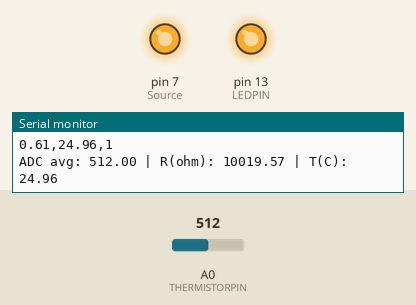
Bench run of a sketch on a simulated Arduino Uno, built with avr-gcc and run on an emulated ATmega328P. Shown: output pins drawn as LEDs (lit = HIGH), the last lines printed to the serial monitor. The inputs (shaded band) are chosen by the test bench; at power-on: A0 (THERMISTORPIN) = 512.

Above: at 1.2 s.
1.3 s: A0 (THERMISTORPIN) set to 81
2.9 s: A0 (THERMISTORPIN) set to 69
At 4.5 s:
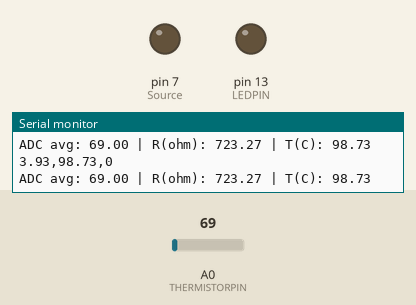
4.8 s: A0 (THERMISTORPIN) set to 2
7.8 s: A0 (THERMISTORPIN) set to 0
At 9.0 s:
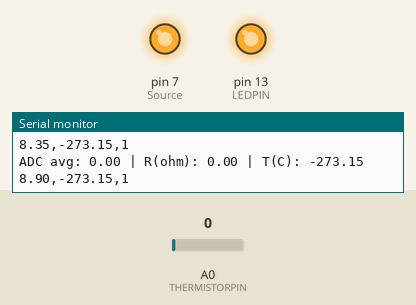
Timing chart, 0 to 10.8 s (numbered marks = the images above; inputs shaded):
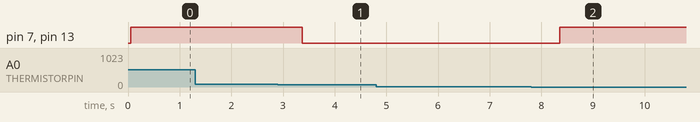

Measured:
- the behaviour switches between 76 and 75 on A0 (THERMISTORPIN) (found by bisection; images 0 and 1)
- the behaviour switches between 1 and 0 on A0 (THERMISTORPIN) (found by bisection; images 1 and 2)
- after the input at 2.9 s, pin 7 (Source), pin 13 (LEDPIN): HIGH → LOW after 0.47 s
- after the input at 7.8 s, pin 7 (Source), pin 13 (LEDPIN): LOW → HIGH after 0.55 s

The sketch:

section102_MEAM3480.ino
```cpp
#include <math.h>

#define THERMISTORPIN A0
#define THERMISTORNOMINAL 10000
#define TEMPERATURENOMINAL 25
#define NUMSAMPLES 5
#define BCOEFFICIENT 3950
#define SERIESRESISTOR 10000

const int LEDPIN = 13;
const int Source = 7;

const float T_SET = 96.0;
const float HYST  = 0.8;          // +/- 0.5C hysteresis band
const float T_HIGH = T_SET - 0.8*HYST; // turn OFF above this
const float T_LOW  = T_SET - HYST; // turn ON below this

static bool heaterOn = false;      // normally OFF, remember previous state


int samples[NUMSAMPLES];
bool autoMode = true;

void setup(void) {
  Serial.begin(9600);
  pinMode(LEDPIN, OUTPUT);
  digitalWrite(LEDPIN, LOW);

  pinMode(Source, OUTPUT);
  digitalWrite(Source, LOW);

  // You are using external 3.3V on AREF
  analogReference(EXTERNAL);
}


float readTemperatureC() {
  float average = 0;

  for (uint8_t i = 0; i < NUMSAMPLES; i++) {
    samples[i] = analogRead(THERMISTORPIN);
    delay(10);
  }

  for (uint8_t i = 0; i < NUMSAMPLES; i++) average += samples[i];
  average /= NUMSAMPLES;

  // R_therm = R_series / (1023/ADC - 1)
  float resistance = 1023.0 / average - 1.0;
  resistance = SERIESRESISTOR / resistance;

  float steinhart = resistance / THERMISTORNOMINAL;                 // (R/Ro)
  steinhart = log(steinhart);                                       // ln(R/Ro)
  steinhart /= BCOEFFICIENT;                                        // 1/B * ln(R/Ro)
  steinhart += 1.0 / (TEMPERATURENOMINAL + 273.15);                 // + (1/To)
  steinhart = 1.0 / steinhart;                                      // invert
  steinhart -= 273.15;                                              // K -> C

  Serial.print("ADC avg: "); Serial.print(average);
  Serial.print(" | R(ohm): "); Serial.print(resistance);
  Serial.print(" | T(C): "); Serial.println(steinhart);

  return steinhart;
}

void loop(void) {
  float tempC = readTemperatureC();

  // Hysteresis control (bang-bang with memory)
  if (heaterOn && tempC >= T_HIGH) {
    heaterOn = false;              // too hot -> turn off
  } else if (!heaterOn && tempC <= T_LOW) {
    heaterOn = true;               // too cold -> turn on
  }
  // else: keep heaterOn as-is

  digitalWrite(Source, heaterOn ? HIGH : LOW); // pin7 output
  digitalWrite(LEDPIN, heaterOn ? HIGH : LOW); // LED follows heater

  // CSV-friendly logging: time(s), tempC, heater(0/1)
  Serial.print(millis() / 1000.0);
  Serial.print(",");
  Serial.print(tempC);
  Serial.print(",");
  Serial.println(heaterOn ? 1 : 0);

  delay(500);
}
```
